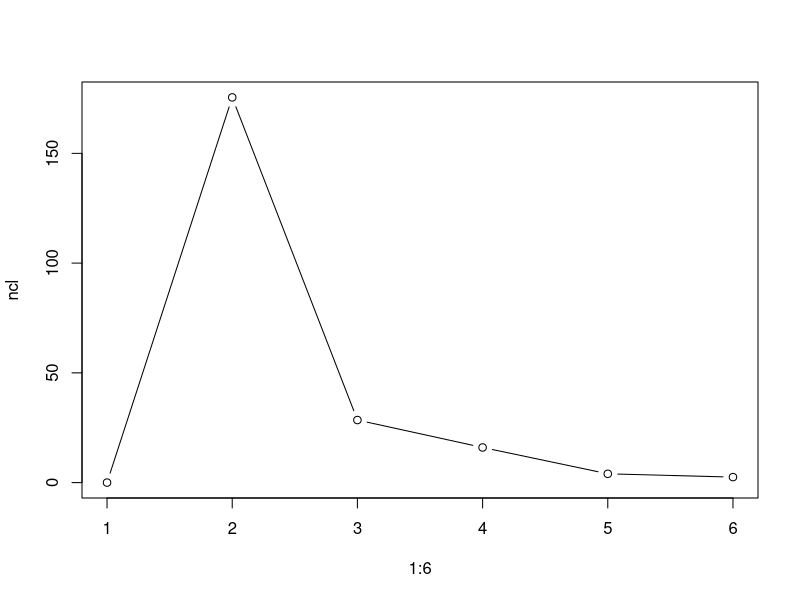

Reproduce this figure in R.
clus <- c(1,10,12,3,2,20,11,15,25)
mean(clus)
set.seed(1234)
km <- kmeans(clus, 3, nstart = 30)
?kmeans
km
km$cluster
km$centers
km$totss
km$withinss
km$tot.withinss
km$betweenss
km$size
###############

km2 <- kmeans(clus,2,nstart=30)
km
km4 <- kmeans(clus,4,nstart=30)
km5 <- kmeans(clus,5,nstart=30)
km2$tot.withinss
km$tot.withinss
km4$tot.withinss
km5$tot.withinss
######################
ncl<-0
for(i in 2:6)
{
  ncl[i]<-kmeans(clus, centers = i,nstart=30)$tot.withinss
}
ncl
plot(1:6,ncl,type="b")
##############################